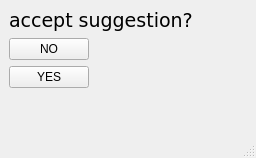
<?xml version="1.0" encoding="UTF-8"?>
<ui version="4.0">
 <class>suggestion_window</class>
 <widget class="QMainWindow" name="suggestion_window">
  <property name="geometry">
   <rect>
    <x>0</x>
    <y>0</y>
    <width>256</width>
    <height>158</height>
   </rect>
  </property>
  <property name="windowTitle">
   <string>Are you sure?</string>
  </property>
  <widget class="QWidget" name="centralwidget">
   <layout class="QFormLayout" name="formLayout">
    <item row="0" column="0">
     <widget class="QLabel" name="label_3">
      <property name="font">
       <font>
        <family>Verdana</family>
        <pointsize>14</pointsize>
       </font>
      </property>
      <property name="text">
       <string>accept suggestion?</string>
      </property>
     </widget>
    </item>
    <item row="1" column="0">
     <widget class="QPushButton" name="pushButton_NO">
      <property name="text">
       <string>NO</string>
      </property>
      <property name="checkable">
       <bool>true</bool>
      </property>
      <property name="autoExclusive">
       <bool>false</bool>
      </property>
     </widget>
    </item>
    <item row="2" column="0">
     <widget class="QPushButton" name="pushButton_YES">
      <property name="text">
       <string>YES</string>
      </property>
      <property name="checkable">
       <bool>true</bool>
      </property>
      <property name="autoExclusive">
       <bool>false</bool>
      </property>
     </widget>
    </item>
   </layout>
  </widget>
  <widget class="QMenuBar" name="menubar">
   <property name="geometry">
    <rect>
     <x>0</x>
     <y>0</y>
     <width>256</width>
     <height>20</height>
    </rect>
   </property>
  </widget>
  <widget class="QStatusBar" name="statusbar"/>
 </widget>
 <resources/>
 <connections/>
</ui>
